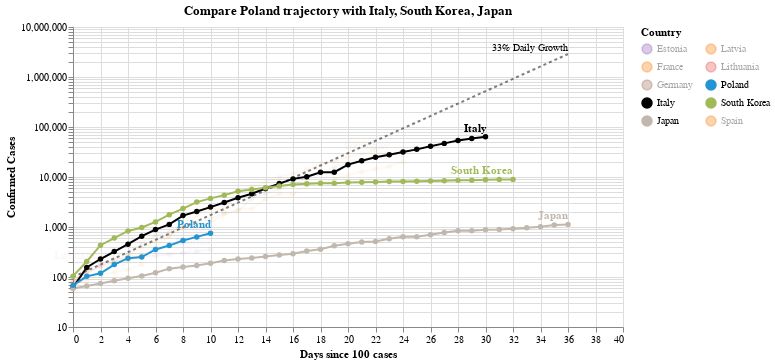

The cell this chart's notebook holds for it:
### Code cell
#hide_input
chart3 = make_since_chart(['Poland'])
chart3

### Figure 1 — Vega-Lite specification as saved in the notebook (floating-point values rounded to 4 significant figures; data arrays with more than 128 entries replaced by an {"elided": "..."} marker saying what was removed)
{"config": {"view": {"continuousWidth": 400, "continuousHeight": 300}}, "layer": [{"mark": {"type": "line", "color": "black", "opacity": 0.5, "strokeDash": [3, 3]}, "encoding": {"x": {"type": "quantitative", "field": "Days since 100 cases"}, "y": {"type": "quantitative", "field": "Confirmed Cases"}}}, {"mark": {"type": "text", "align": "right", "dy": -6, "fontSize": 10, "text": "33% Daily Growth"}, "encoding": {"x": {"type": "quantitative", "field": "Days since 100 cases"}, "y": {"type": "quantitative", "field": "Confirmed Cases"}}, "transform": [{"filter": "(datum['Days since 100 cases'] >= 36)"}]}, {"data": {"name": "data-8da9ce037d7d08f81acf55f01f95e953"}, "mark": {"type": "line", "point": true}, "encoding": {"color": {"type": "nominal", "field": "Country", "legend": {"columns": 2}, "scale": {"domain": ["Estonia", "France", "Germany", "Italy", "Japan", "Latvia", "Lithuania", "Poland", "South Korea", "Spain"], "range": ["#9467bd", "#F58518", "#9D755D", "black", "#C1B7AD", "#F58518", "#E45756", "#2495D3", "#A1BA59", "#F58518"]}}, "opacity": {"condition": {"value": 1, "selection": "selector001"}, "value": 0.05}, "tooltip": [{"type": "nominal", "field": "Country"}, {"type": "temporal", "field": "Date"}, {"type": "quantitative", "field": "Confirmed Cases"}, {"type": "quantitative", "field": "Days since 100 cases"}], "x": {"type": "quantitative", "field": "Days since 100 cases"}, "y": {"type": "quantitative", "field": "Confirmed Cases", "scale": {"type": "log"}}}, "selection": {"selector001": {"type": "multi", "fields": ["Country"], "bind": "legend", "init": [{"Country": "Poland"}, {"Country": "Italy"}, {"Country": "South Korea"}, {"Country": "Japan"}]}}, "width": 550}, {"data": {"name": "data-8da9ce037d7d08f81acf55f01f95e953"}, "mark": {"type": "text", "align": "right", "dy": -8, "fontWeight": "bold"}, "encoding": {"color": {"type": "nominal", "field": "Country", "legend": {"columns": 2}, "scale": {"domain": ["Estonia", "France", "Germany", "Italy", "Japan", "Latvia", "Lithuania", "Poland", "South Korea", "Spain"], "range": ["#9467bd", "#F58518", "#9D755D", "black", "#C1B7AD", "#F58518", "#E45756", "#2495D3", "#A1BA59", "#F58518"]}}, "opacity": {"condition": {"value": 1, "selection": "selector001"}, "value": 0.05}, "text": {"type": "nominal", "field": "Country"}, "tooltip": [{"type": "nominal", "field": "Country"}, {"type": "temporal", "field": "Date"}, {"type": "quantitative", "field": "Confirmed Cases"}, {"type": "quantitative", "field": "Days since 100 cases"}], "x": {"type": "quantitative", "field": "Days since 100 cases"}, "y": {"type": "quantitative", "field": "Confirmed Cases", "scale": {"type": "log"}}}, "transform": [{"filter": "(datum['Date'] >= 1584921600000)"}], "width": 550}], "data": {"name": "data-efa4110a8752bb7fde42aaf8aa2166c6"}, "title": "Compare Poland trajectory with Italy, South Korea, Japan", "$schema": "https://vega.github.io/schema/vega-lite/v4.0.2.json", "datasets": {"data-efa4110a8752bb7fde42aaf8aa2166c6": [{"Days since 100 cases": 0, "Confirmed Cases": 100.0}, {"Days since 100 cases": 1, "Confirmed Cases": 133.0}, {"Days since 100 cases": 2, "Confirmed Cases": 176.9}, {"Days since 100 cases": 3, "Confirmed Cases": 235.3}, {"Days since 100 cases": 4, "Confirmed Cases": 312.9}, {"Days since 100 cases": 5, "Confirmed Cases": 416.2}, {"Days since 100 cases": 6, "Confirmed Cases": 553.5}, {"Days since 100 cases": 7, "Confirmed Cases": 736.1}, {"Days since 100 cases": 8, "Confirmed Cases": 979.1}, {"Days since 100 cases": 9, "Confirmed Cases": 1302.0}, {"Days since 100 cases": 10, "Confirmed Cases": 1732.0}, {"Days since 100 cases": 11, "Confirmed Cases": 2303.0}, {"Days since 100 cases": 12, "Confirmed Cases": 3064.0}, {"Days since 100 cases": 13, "Confirmed Cases": 4074.0}, {"Days since 100 cases": 14, "Confirmed Cases": 5419.0}, {"Days since 100 cases": 15, "Confirmed Cases": 7207.0}, {"Days since 100 cases": 16, "Confirmed Cases": 9586.0}, {"Days since 100 cases": 17, "Confirmed Cases": 12750.0}, {"Days since 100 cases": 18, "Confirmed Cases": 16960.0}, {"Days since 100 cases": 19, "Confirmed Cases": 22550.0}, {"Days since 100 cases": 20, "Confirmed Cases": 29990.0}, {"Days since 100 cases": 21, "Confirmed Cases": 39890.0}, {"Days since 100 cases": 22, "Confirmed Cases": 53060.0}, {"Days since 100 cases": 23, "Confirmed Cases": 70560.0}, {"Days since 100 cases": 24, "Confirmed Cases": 93850.0}, {"Days since 100 cases": 25, "Confirmed Cases": 124800.0}, {"Days since 100 cases": 26, "Confirmed Cases": 166000.0}, {"Days since 100 cases": 27, "Confirmed Cases": 220800.0}, {"Days since 100 cases": 28, "Confirmed Cases": 293700.0}, {"Days since 100 cases": 29, "Confirmed Cases": 390600.0}, {"Days since 100 cases": 30, "Confirmed Cases": 519500.0}, {"Days since 100 cases": 31, "Confirmed Cases": 690900.0}, {"Days since 100 cases": 32, "Confirmed Cases": 918900.0}, {"Days since 100 cases": 33, "Confirmed Cases": 1222000.0}, {"Days since 100 cases": 34, "Confirmed Cases": 1625000.0}, {"Days since 100 cases": 35, "Confirmed Cases": 2162000.0}, {"Days since 100 cases": 36, "Confirmed Cases": 2875000.0}], "data-8da9ce037d7d08f81acf55f01f95e953": {"elided": "204 records"}}}
